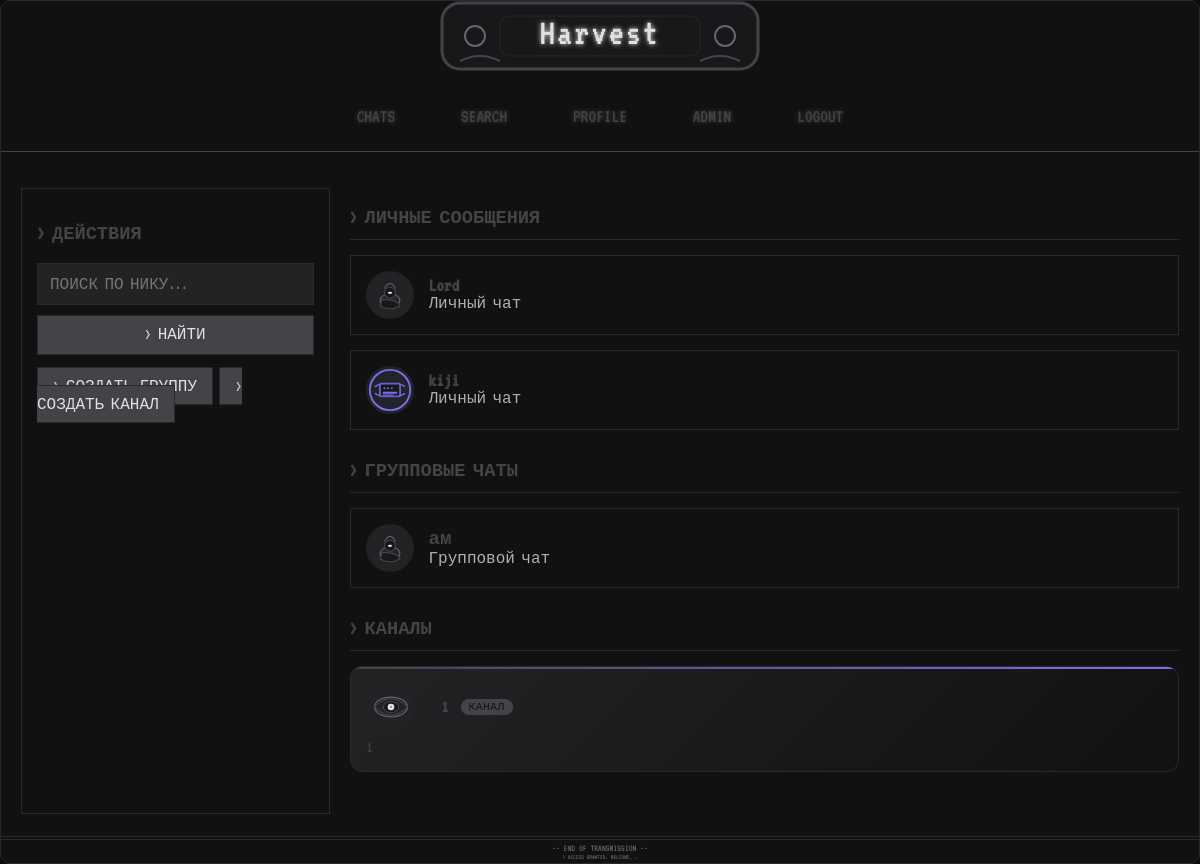
The page /chats (signed in) on the database its author committed.
### models.py (models this page shows)
class User(UserMixin, db.Model):
    id = Column(Integer, primary_key=True)
    nickname_enc = Column(String(64), nullable=False, unique=True)  # Никнейм теперь строка
    password_hash = Column(String(128), nullable=False)
    is_admin = Column(Boolean, default=False)
    banned = Column(Boolean, default=False)
    public_key = Column(LargeBinary, nullable=True)  # Публичный ключ пользователя
    avatar = Column(String(128), nullable=True)  # Путь к аватарке или стандартная иконка
    anonymous_mode = Column(Boolean, default=True)  # Включено ли шифрование
    global_chat_key = Column(String(128), nullable=True)  # Глобальный ключ для чатов
    global_group_key = Column(String(128), nullable=True)  # Глобальный ключ для групп
    chats1 = relationship('Chat', foreign_keys='Chat.user1_id', backref='user1', lazy=True)
    chats2 = relationship('Chat', foreign_keys='Chat.user2_id', backref='user2', lazy=True)

class Channel(db.Model):
    id = Column(Integer, primary_key=True)
    name = Column(String(64), nullable=False)
    description = Column(String(256), nullable=True)
    creator_id = Column(Integer, ForeignKey('user.id'), nullable=False)
    avatar = Column(String(128), nullable=True)  # Путь к аватарке или стандартная иконка
    key_enc = Column(LargeBinary, nullable=True)
    deleted = Column(db.Boolean, default=False)  # Мягкое удаление канала
    posts = relationship('ChannelPost', backref='channel', lazy='dynamic')

### app.py (the view)
@app.route('/')
@app.route('/chats')
@login_required
def index():
    chats = Chat.query.filter(
        (Chat.user1_id == current_user.id) | (Chat.user2_id == current_user.id)
    ).all()
    group_memberships = GroupMember.query.filter_by(user_id=current_user.id).all()
    group_list = []
    for gm in group_memberships:
        group = db.session.get(Group, gm.group_id)
        if group:
            try:
                group_name = group.name_enc.decode('utf-8')
                invite_link = group.invite_link_enc.decode('utf-8')
            except Exception:
                group_name = 'Unknown Group'
                invite_link = ''
            group_list.append({
                'group_name': group_name,
                'invite_link': invite_link,
                'group_id': group.id,
                'avatar': group.avatar
            })
    chats_with_info = []
    for chat in chats:
        other_user = chat.user1 if chat.user1_id != current_user.id else chat.user2
        last_read_entry = ReadTracking.query.filter_by(user_id=current_user.id, chat_id=chat.id).first()
        last_read_time = last_read_entry.last_read if last_read_entry else datetime.min
        unread_count = Message.query.filter(
            Message.chat_id == chat.id,
            Message.timestamp > last_read_time
        ).count()
        last_message = Message.query.filter_by(chat_id=chat.id).order_by(Message.timestamp.desc()).first()
        last_activity = last_message.timestamp if last_message else datetime.min
        chats_with_info.append({
            'chat': chat,
            'other_user_nickname': other_user.nickname_enc,
            'unread_count': unread_count,
            'last_activity': last_activity
        })
    chats_with_info.sort(key=lambda x: x['last_activity'], reverse=True)
    channel_subs = ChannelSubscriber.query.filter_by(user_id=current_user.id).all()
    channel_list = []
    for sub in channel_subs:
        channel = Channel.query.get(sub.channel_id)
        if channel and not channel.deleted:  # Проверяем, что канал существует и не удалён
            channel_list.append(channel)
    return render_template('chats.html', chat_list=chats_with_info, group_list=group_list, channel_list=channel_list)

### app.py (called while the page is built)
@app.before_request
def enforce_https():
    if (request.host.startswith('localhost') or
        request.host.startswith('127.0.0.1') or
        request.host.endswith('.ngrok.io') or
        request.host.endswith('.ngrok-free.app') or
        request.host.endswith('.onion')):
        return None
    return None

@login_manager.user_loader
def load_user(user_id):
    return db.session.get(User, int(user_id))

@app.before_request
def check_ban():
    from flask_login import current_user, logout_user
    if hasattr(current_user, 'is_authenticated') and current_user.is_authenticated:
        if getattr(current_user, 'banned', False):
            logout_user()
            flash('Ваш аккаунт заблокирован', 'danger')
            return redirect(url_for('login'))

### templates/chats.html (shortened to what this page needs)
{% extends "base.html" %}
{% block content %}
<div class="chats-page-container">
    <aside class="sidebar-actions">
        <h3>> ДЕЙСТВИЯ</h3>
        <form method="POST" action="{{ url_for('search') }}" class="sidebar-form">
            <input type="text" name="nickname" class="input-field" placeholder="ПОИСК ПО НИКУ..." required>
            <button type="submit" class="btn btn-full">> НАЙТИ</button>
        </form>
        <a href="{{ url_for('create_group') }}" class="btn btn-full">> СОЗДАТЬ ГРУППУ</a>
        <a href="{{ url_for('create_channel') }}" class="btn btn-full">> СОЗДАТЬ КАНАЛ</a>
    </aside>
    <main class="chats-main-content">
        <div class="chats-list-container">
            <h3>> ЛИЧНЫЕ СООБЩЕНИЯ</h3>
            <div class="chats-list">
                {% for chat_info in chat_list %}
                    <a href="{{ url_for('chat', chat_id=chat_info.chat.id) }}" class="chat-tile">
                        <div class="chat-avatar">
                            <img src="{{ url_for('static', filename=(chat_info.chat.user2.avatar if current_user.id == chat_info.chat.user1_id else chat_info.chat.user1.avatar) or 'avatars/cybermask.svg') }}" alt="avatar" class="chat-avatar-img">
                        </div>
                        <div class="chat-info">
                            <div class="chat-nick">{{ chat_info.other_user_nickname }}</div>
                            <div class="chat-last">Личный чат</div>
                        </div>
                    </a>
                {% else %}
                    <p>> НЕТ АКТИВНЫХ ЧАТОВ.</p>
                {% endfor %}
            </div>
        </div>
        <div class="chats-list-container">
            <h3>> ГРУППОВЫЕ ЧАТЫ</h3>
            <div class="chats-list">
                {% for group in group_list %}
                    <a href="{{ url_for('group_chat', invite_link=group.invite_link) }}" class="chat-tile">
                        <div class="chat-avatar">
                            <img src="{{ url_for('static', filename=group.avatar or 'avatars/hacker.svg') }}" alt="avatar" class="chat-avatar-img">
                        </div>
                        <div class="chat-info">
                            <div class="chat-nick">{{ group.group_name }}</div>
                            <div class="chat-last">Групповой чат</div>
                        </div>
                    </a>
                {% else %}
                    <p>> ВЫ НЕ СОСТОИТЕ В ГРУППАХ.</p>
                {% endfor %}
            </div>
        </div>
        <div class="chats-list-container">
            <h3>> КАНАЛЫ</h3>
            <div class="chats-list">
                {% for channel in channel_list %}
                    <a href="{{ url_for('view_channel', channel_id=channel.id) }}" class="channel-tile">
                        <div class="channel-header">
                            <div class="chat-avatar">
                                <img src="{{ url_for('static', filename=channel.avatar or 'avatars/terminal.svg') }}" alt="avatar" class="chat-avatar-img">
                            </div>
                            <div class="channel-name">{{ channel.name }}</div>
                            <span class="channel-type">Канал</span>
                        </div>
                        {% if channel.description %}
                        <div class="channel-desc">{{ channel.description }}</div>
                        {% endif %}
                    </a>
                {% else %}
                    <p>> ВЫ НЕ ПОДПИСАНЫ НА КАНАЛЫ.</p>
                {% endfor %}
            </div>
        </div>
    </main>
</div>
{% endblock %}

### static/style.css (style rules this page uses)
:root { --bg-primary: #111112; --bg-secondary: #232326; --text-primary: #e0e0e0; --text-secondary: #b0b0b0; --accent-color: #444448; --accent-hover: #66666a; --border-color: #2a2a2d; --error-color: #b84a4a; --success-color: #6a6a6a; --warning-color: #888888; --font-main: 'VT323', 'Courier New', monospace; --background-color: #0a0a0c; --main-accent-color: #444448; --secondary-accent-color: #66666a; --text-color: #e0e0e0; --input-bg: #232326; }
* { animation-duration: 0s !important; animation-delay: 0s !important; transition-duration: 0s !important; transition-delay: 0s !important; }
*, *::before, *::after { box-sizing: border-box; }
html { height: 100%; scroll-behavior: auto; }
body { background: var(--background-color); color: var(--text-color); font-family: var(--font-main); font-size: 16px; margin: 0; min-height: 100vh; background-image: none; }
body::before, body::after { display: none !important; }
.btn, .btn-submit, .btn-danger, .btn-secondary, .btn-primary { background: var(--accent-color) !important; color: var(--text-primary) !important; border: 1px solid var(--border-color) !important; box-shadow: none !important; transition: background 0.2s; }
input, textarea, .input-field { background: var(--input-bg) !important; color: var(--text-primary) !important; border: 1px solid var(--border-color) !important; }
a { text-decoration: none; color: var(--main-accent-color); }
body::before { content: "01010101\n10101010\n01010101\n10101010\n01010101\n10101010\n01010101\n10101010"; position: fixed; top: 0; left: 0; width: 100%; height: 100%; background-image: radial-gradient(circle at 20% 80%, rgba(0, 255, 65, 0.1) 0%, transparent 50%), radial-gradient(circle at 80% 20%, rgba(255, 0, 64, 0.1) 0%, transparent 50%), linear-gradient(45deg, transparent 40%, rgba(0, 255, 65, 0.05) 50%, transparent 60%); background-size: 100% 100%, 100% 100%, 200px 200px; z-index: -1; pointer-events: none; font-family: 'Courier New', monospace; font-size: 8px; color: rgba(0, 255, 65, 0.1); white-space: pre; line-height: 8px; overflow: hidden; }
body::after { content: ""; position: fixed; top: 0; left: 0; width: 100%; height: 100%; background: repeating-linear-gradient( 90deg, transparent, transparent 2px, rgba(0, 255, 65, 0.03) 2px, rgba(0, 255, 65, 0.03) 4px ), repeating-linear-gradient( 0deg, transparent, transparent 2px, rgba(0, 255, 65, 0.03) 2px, rgba(0, 255, 65, 0.03) 4px ); z-index: -1; pointer-events: none; animation: matrix-rain 20s linear infinite; }
.input-field { width: 100%; background: var(--input-bg); border: 1px solid var(--border-color); color: var(--text-color); padding: 12px; font-family: var(--font-main); font-size: 1em; transition: all 0.3s ease; }
.chats-list { display: flex; flex-direction: column; gap: 15px; }
.chat-tile { display: flex; align-items: center; padding: 15px; border: 1px solid var(--border-color); text-decoration: none; color: var(--text-color); transition: all 0.3s; }
.chat-avatar { width: 50px; height: 50px; border-radius: 50%; background: var(--secondary-accent-color); color: var(--background-color); display: flex; align-items: center; justify-content: center; font-size: 1.5em; margin-right: 15px; }
.chat-info { flex-grow: 1; }
.chat-nick { font-size: 1.2em; font-weight: bold; color: var(--main-accent-color); }
.chat-last { font-size: 1em; color: var(--text-secondary); white-space: nowrap; overflow: hidden; text-overflow: ellipsis; max-width: 200px; }
.btn { background-color: transparent; border: 1px solid var(--main-accent-color); color: var(--main-accent-color); padding: 10px 15px; font-family: var(--font-main); font-size: 1em; cursor: pointer; transition: all 0.3s ease; text-transform: uppercase; box-shadow: inset 0 0 5px rgba(0, 255, 65, 0.2), 0 0 5px rgba(0, 255, 65, 0.2); text-shadow: 0 0 3px var(--main-accent-color); }
a { text-decoration: none; }

### rows shown on the page
User: avatar (picture), other_user_nickname "Lord"
User: shows a picture, other_user_nickname "kiji"
Channel: avatar (picture), name "1", description "1"

### other values the page prints
{{ group.group_name }} "ам"
